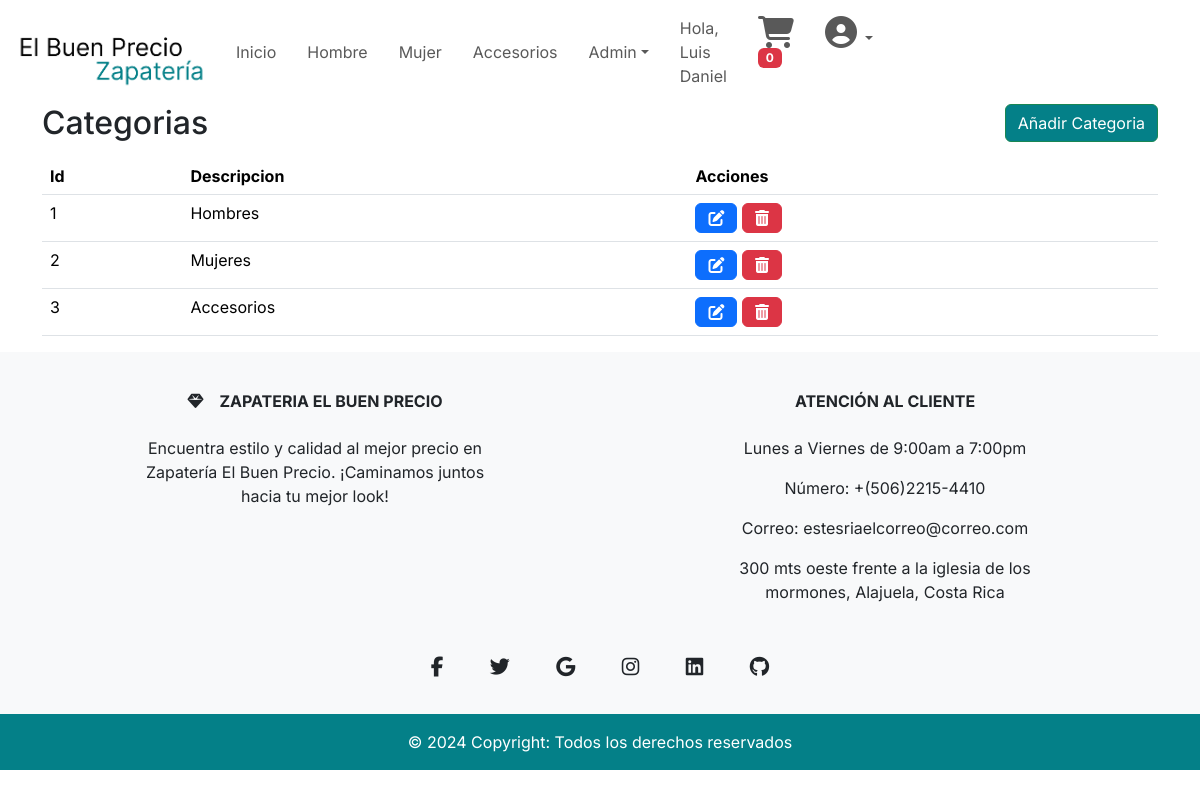
Screenshot of /admin/categorias.php (signed in) with the database file from the repository.
### tables this page shows
CREATE TABLE `categorias` (
  `Id_Categoria` int(11) NOT NULL,
  `Descripcion` varchar(255) NOT NULL
);

### DAL/categoriaCrud.php (called while the page is built, shortened)
<?php
function getArray($sql)
{
    try {
        $oConexion = conectarDb();
        if (mysqli_set_charset($oConexion, "utf8")) {
            if (!$result = mysqli_query($oConexion, $sql)) {
                throw new Exception("Error en la consulta SQL: " . mysqli_error($oConexion));
            }
            $retorno = array();
            while ($row = mysqli_fetch_array($result)) {
                $retorno[] = $row;
            }
            return $retorno;
        }
    } catch (Exception $e) {
        echo $e->getMessage();
    } finally {
        Desconectar($oConexion);
    }
}

### admin/categorias.php (the view, shortened to what this page needs)
<?php
require_once "../DAL/categoriaCrud.php";
$elSQL = "SELECT  *from categorias";
$categorias = getArray($elSQL);
include_once "../include/templates/header.php";
?>
<main>
    <div class="container">
        <div>
            <div style="float: right;">
                <a href="/admin/cruds/agregarCategoria.php">
                    <button type="button" class="btn btn-success color-boton ">Añadir Categoria</button>
                </a>
            </div>
        </div>
        <div>
            <h2>Categorias</h2>
            <?php if (!empty($categorias)) : ?>
                <table class="table">
                    <thead>
                        <tr>
                            <th>Id</th>
                            <th>Descripcion</th>
                            <th>Acciones</th>
                        </tr>
                    </thead>
                    <tbody>
                        <?php foreach ($categorias as $categoria) : ?>
                            <tr>
                                <td><?php echo $categoria['Id_Categoria']; ?></td>
                                <td><?php echo $categoria['Descripcion']; ?></td>
                                <td>
                                    <a href="cruds/actualizarCategoria.php?id=<?= $categoria['Id_Categoria'] ?>" class="btn btn-primary mr-1"><i class="fas fa-edit"></i></a>
                                    <form method="post" style="display: inline;">
                                        <form method="post" style="display: inline;">
                                            <button type="submit" class="btn btn-danger" onclick="return confirm('¿Está seguro de que desea eliminar esta categoria?');">
                                                <i class="fas fa-trash-alt"></i>
                                            </button>
                                        </form>
                                </td>
                            </tr>
                        <?php endforeach; ?>
                    </tbody>
                </table>
            <?php else : ?>
                <p colspan='6'>No hay registros de Categorias</p>
            <?php endif; ?>
        </div>
    </div>
</main>
<?php
include_once "../include/templates/footer.php";
?>

### css/styles.css (style rules this page uses)
* { font-family: "Inter", sans-serif; font-optical-sizing: auto; }
.color-boton { background-color: var(--principal); }

### rows the page displays
categorias: Id_Categoria "1", Descripcion "Hombres"
categorias: Id_Categoria "2", Descripcion "Mujeres"
categorias: Id_Categoria "3", Descripcion "Accesorios"

### other values shown
$_SESSION['nombre'] "Luis Daniel"
$cantidadCarrito "0"
